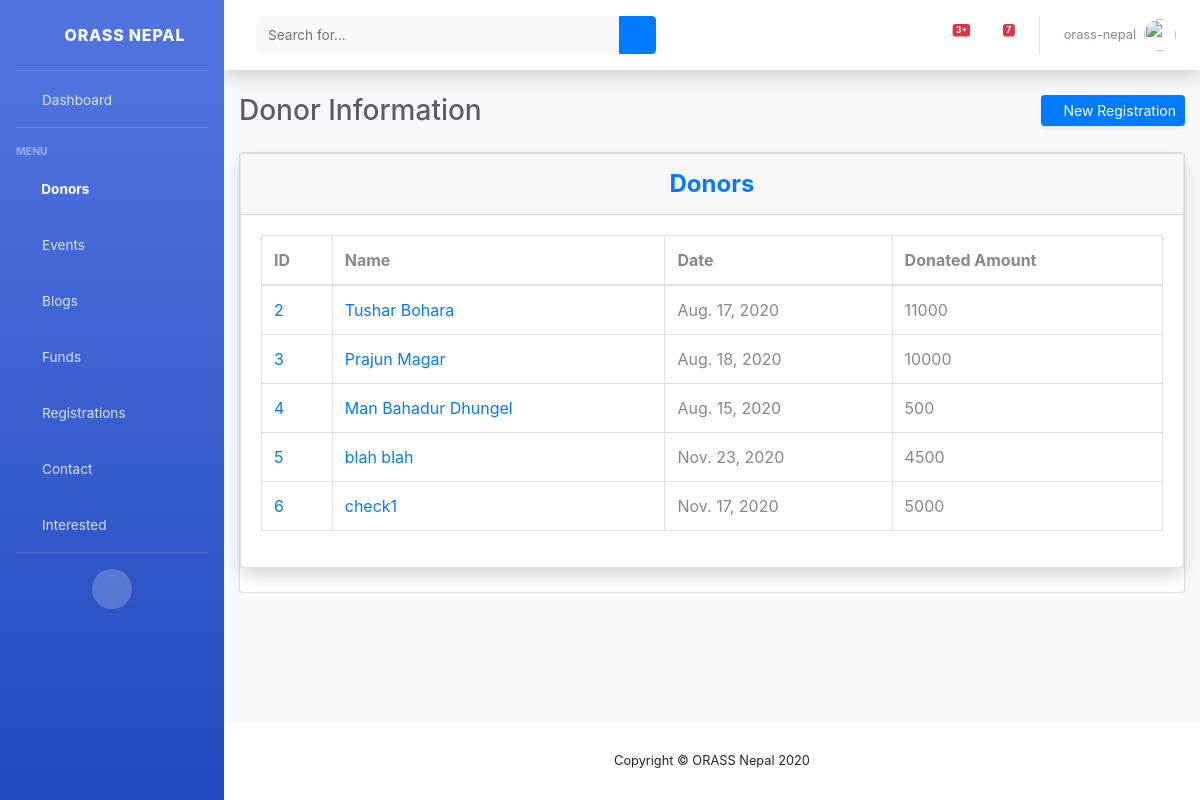
Before: /view/donors/ (signed in) with the older database file.
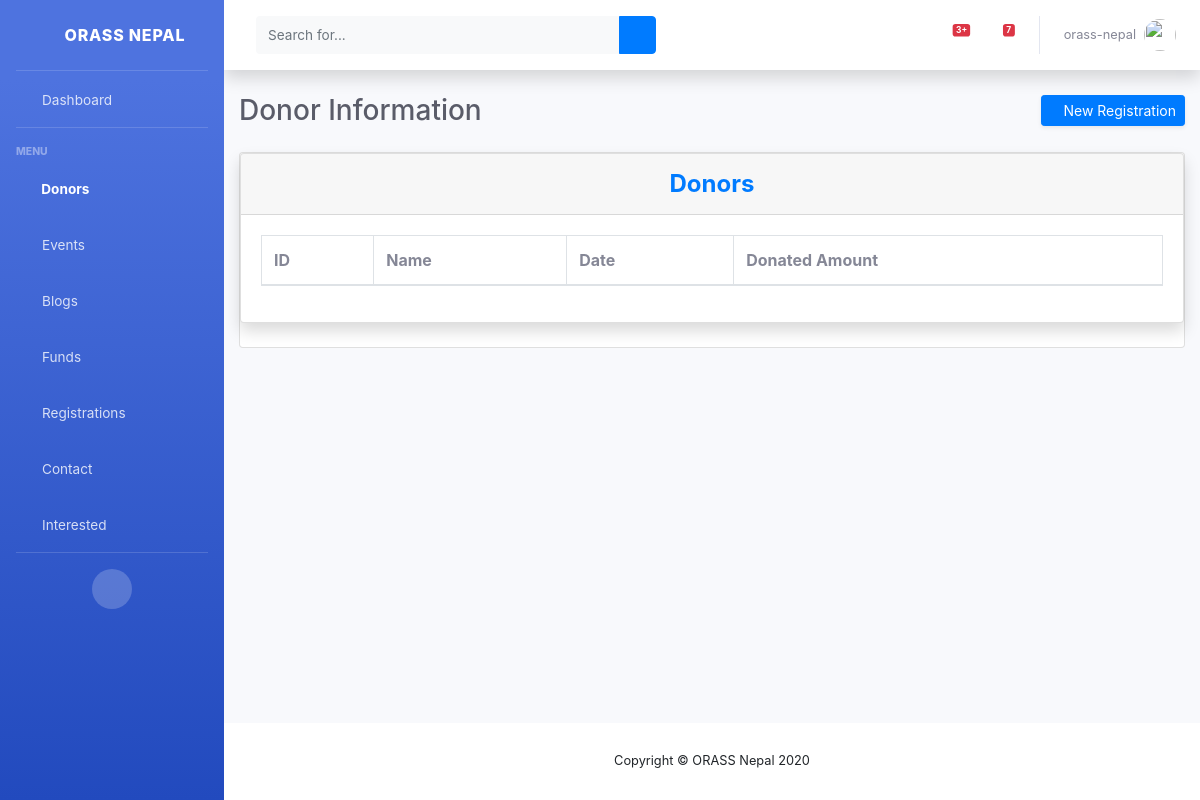
After: the same page with the newer database file.
### web/models.py (models this page shows, shortened)
class DonationsDemo(models.Model):
    name = models.CharField(max_length=100)
    date = models.DateField(default=timezone.now)
    amt = models.CharField(max_length=255)
    country = models.CharField(max_length=100)
    donatedVia = models.CharField(max_length=150)
    phone = models.IntegerField(null=True, blank=True)
    email = models.CharField(max_length=255, null=True, blank=True)

### web/views.py (the view)
# urls.py: path('view/donors/', login_required(DonorList.as_view(), login_url='/staff'),
class DonorList(ListView):
    model = DonationsDemo
    template_name = 'staff/view_donor.html'

### web/templates/staff/view_donor.html (shortened to what this page needs)
{% extends "staff/base.html" %}
{% load static %}
{% block css %}
<link href="{% static 'vendor/datatables/dataTables.bootstrap4.min.css' %}" rel="stylesheet">
<link rel="stylesheet" href="https://netdna.bootstrapcdn.com/font-awesome/4.7.0/css/font-awesome.css">
{% endblock css %}
{% block donorActive %}active{% endblock donorActive %}
{% block content %}
<div class="d-sm-flex align-items-center justify-content-between mb-4">
    <h1 class="h3 mb-0 text-gray-800">Donor Information</h1>
    <a href="{% url 'web:donor-registration' %}" class="d-none d-sm-inline-block btn btn-sm btn-primary shadow-sm">
        <i class="fas fa-upload fa-sm text-white-50"></i>
        New Registration
    </a>
</div>
<div class="card mb-12">
    <div class="card shadow mb-4">
        <div class="card-header py-3">
            <h4 class="m-0 font-weight-bold text-primary" style="text-align: center">Donors</h4>
        </div>
        <div class="card-body">
            <div class="table-responsive">
                <table class="table table-bordered" id="dataTable" width="100%" cellspacing="0">
                    <thead>
                    <tr>
                        <th>ID</th>
                        <th>Name </th>
                        <th>Date</th>
                        <th>Donated Amount</th>
                    </tr>
                    </thead>
                    <tbody>
                    {% for donor in object_list %}
                        <tr>
                            <td><a href="{% url 'web:donor-detail' donor.id %}">{{ donor.id }}</a></td>
                            <td><a href="{% url 'web:donor-detail' donor.id %}">{{ donor.name }}</a></td>
                            <td>{{ donor.date }}</td>
                            <td>{{ donor.amt }}</td>
                        </tr>
                    {% endfor %}
                    </tbody>
                </table>
            </div>
        </div>
    </div>
</div>
{% endblock content %}

Changed rows visible on the page:
removed DonationsDemo: id "2", name "Tushar Bohara", date "Aug. 17, 2020", amt "11000"
removed DonationsDemo: id "3", name "Prajun Magar", date "Aug. 18, 2020", amt "10000"
removed DonationsDemo: id "4", name "Man Bahadur Dhungel", date "Aug. 15, 2020", amt "500"
removed DonationsDemo: id "5", name "blah blah", date "Nov. 23, 2020", amt "4500"
removed DonationsDemo: id "6", name "check1", date "Nov. 17, 2020", amt "5000"
